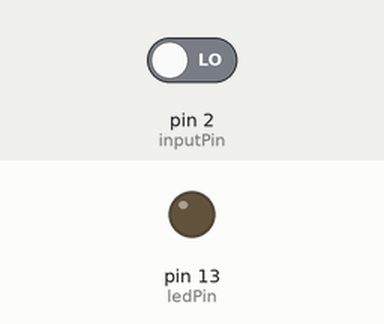
A sketch run on a simulated Arduino Uno, built with avr-gcc and run on an emulated ATmega328P. On the bench: output pins drawn as LEDs (lit = HIGH). The inputs (shaded band) are chosen by the test bench; at power-on: pin 2 (inputPin) LOW. Random numbers use the default seed unless the sketch sets one; the audio player accepts every command and is not drawn; what the sketch prints to the serial monitor is not drawn.

Above: at 1.8 s.
1.9 s: pin 2 (inputPin) driven HIGH
At 2.7 s:
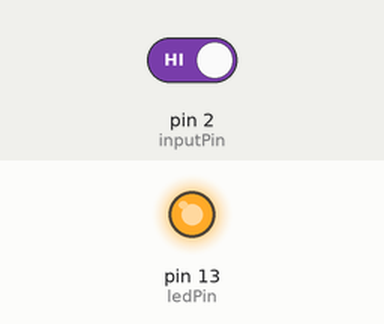
Timing chart, 0 to 4.9 s (numbered marks = the images above; inputs shaded):
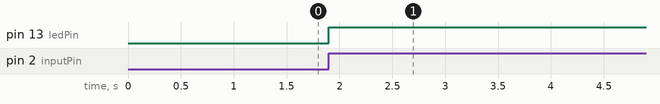

The sketch:

motion.ino
```cpp
/*
 * Simple motion sensor sketch.
 * Apr '19
 * Brent Williams (TK-81113)
 * Becauseinterwebs.com/tktalkie.com
 *
 * This is a simple sketch that uses a PIR (Passive Infrared Resistor)
 * motion sensor to trigger an .mp3 file to play user a DFPlayer mini
 * mp3 player.
 *
 * The DFPlayer has a built-in amplifier so you can hook speakers up
 * directly to it, but in a loud, crowded room it may not be enough,
 * so you can run the DAC channels out from the DFPlayer to an amplifier
 * circuit/board such as a PAM8403 to get much louder volumes.
 *
 * This sketch is basically a combination of an Adafruit sample for the PIR and
 * of the sample sketch provided by DFRobot and then slightly modified,
 * so I'm not taking credit for it :)
 *
 * https://www.dfrobot.com/wiki/index.php/DFPlayer_Mini_SKU:DFR0299?gclid=CjwKCAjw-ZvlBRBbEiwANw9UWk0FDywBGz_ngc-lFUCtihJJHgaZcOVHAfy_BC2OBnvwC9r4t_ifXRoCt0cQAvD_BwE
 */

#include "Arduino.h"
#include "SoftwareSerial.h"
#include "DFRobotDFPlayerMini.h"

SoftwareSerial DFSerial(10, 11);            // RX, TX; Communicate with the DFPlayer
DFRobotDFPlayerMini DFPlayer;               // DFPlayer library
void checkState(uint8_t type, int value);   // Used to reset the play flag and output status messages

int ledPin = 13;                // choose the pin for the LED (use built-in by default)
int inputPin = 2;               // choose the input pin (for PIR sensor)
int val = 0;                    // variable for reading the pin status
int pirState = LOW;             // track state of PIR module
boolean canPlay = true;         // flag to let us know when the next mp3 can be played since the PIR module will output
                                // HIGH for several seconds, but we only want the first notice to trigger an mp3 playback.
byte  lastRnd;                  // holds last random number so that the same file is not played twice in a row

// SETTINGS YOU SHOULD CHANGE
byte  maxRnd = 20;              // Set this to the max number of mp3 files you want to be played
byte  volume = 30;              // Set this to the volume level you want for the DFPlayer.  This affects BOTH the
                                // speaker out AND the DAC lines!  Values from 0 - 30.  You could also hook up a
                                // potentiometer to control volume and modify the sketch to read the pot.

void setup() {
  pinMode(ledPin, OUTPUT);      // declare LED as output
  pinMode(inputPin, INPUT);     // declare sensor as input
  digitalWrite (inputPin, LOW);
  DFSerial.begin(9600);
  Serial.begin(9600);
  // Use softwareSerial to communicate with mp3.
  if (!DFPlayer.begin(DFSerial)) {
    Serial.println(F("Unable to begin:"));
    Serial.println(F("1.Please recheck the connection!"));
    Serial.println(F("2.Please insert the SD card!"));
    while(true);
  }
  Serial.println(F("DFPlayer Mini online."));

  DFPlayer.volume(volume);  //Set volume value. From 0 to 30. This affects the DAC output as well!

  // short delay between commands...
  delay(30);

  // Here you can set a different EQ on the DFPlayer to one that sounds best with your speaker setup.
  // DFPlayer.EQ(DFPLAYER_EQ_NORMAL);
  // DFPlayer.EQ(DFPLAYER_EQ_POP);
  // DFPlayer.EQ(DFPLAYER_EQ_ROCK);
  // DFPlayer.EQ(DFPLAYER_EQ_JAZZ);
  // DFPlayer.EQ(DFPLAYER_EQ_CLASSIC);
  // DFPlayer.EQ(DFPLAYER_EQ_BASS);

  delay(30);

  canPlay = false;

  playTrack(1);     //Play the first mp3

  delay(30);

}

void loop(){

  val = digitalRead(inputPin);   // read input value from PIR

  switch (val) {
    case HIGH:
      {
        digitalWrite(ledPin, HIGH);  // turn LED ON
        if (pirState == LOW && canPlay == true) {
          // we have just turned on
          Serial.println("Motion detected!");
          canPlay = false;
          // Begin Random -----------------------------
          byte rnd = 0;
          byte count = 0;
          rnd = lastRnd;
          while (rnd == lastRnd && count < 50) {
            rnd = random(1, maxRnd);
            count++;
          }
          lastRnd = rnd;
          playTrack(rnd);
          // End Random -------------------------------
          // Comment out the random section above and uncomment the line
          // below to just loop through the sounds in sequential order.
          //DFPlayer.next();
          pirState = HIGH;
        }
      }
      break;
    case LOW:
      {
        if (pirState == HIGH){
          digitalWrite(ledPin, LOW); // turn LED OFF
          Serial.println("Motion ended!");
          pirState = LOW;
        }
      }
      break;
  }

  // Check state of DFPlayer
  // The 'canPlay' flag is reset when the current mp3 ends so that the next one can be played when motion is detected.
  if (DFPlayer.available()) {
    checkState(DFPlayer.readType(), DFPlayer.read());
  }

}

// Play the specified track
void playTrack(uint8_t track) {
   DFPlayer.play(track);
   delay(30);
   int file = DFPlayer.readCurrentFileNumber();
   Serial.print("Track:");Serial.println(track);
   Serial.print("File:");Serial.println(file);
}

// Check the current state of DFPlayer
// You don't need all of these, they are
// just here to show all states.
void checkState(uint8_t type, int value){
  switch (type) {
    case TimeOut:
      Serial.println(F("Timeout"));
      break;
    case WrongStack:
      Serial.println(F("Stack error"));
      break;
    case DFPlayerCardInserted:
      Serial.println(F("Card inserted"));
      break;
    case DFPlayerCardRemoved:
      Serial.println(F("Card removed"));
      break;
    case DFPlayerCardOnline:
      Serial.println(F("Card online"));
      break;
    case DFPlayerPlayFinished:
      Serial.print(F("Number:"));
      Serial.print(value);
      Serial.println(F("Finished playing"));
      canPlay = true;
      break;
    case DFPlayerError:
      Serial.print(F("DFPlayerError:"));
      switch (value) {
        case Busy:
          Serial.println(F("Card not found"));
          break;
        case Sleeping:
          Serial.println(F("Sleeping"));
          break;
        case SerialWrongStack:
          Serial.println(F("Bad serial stack"));
          break;
        case CheckSumNotMatch:
          Serial.println(F("Bad checksum"));
          break;
        case FileIndexOut:
          Serial.println(F("File index out of bounds"));
          break;
        case FileMismatch:
          Serial.println(F("File not found"));
          break;
        case Advertise:
          Serial.println(F("Advertising..."));
          break;
        default:
          break;
      }
      break;
    default:
      break;
  }
}
```

Measured:
- after the input at 1.9 s, pin 13 (ledPin): LOW → HIGH at once
